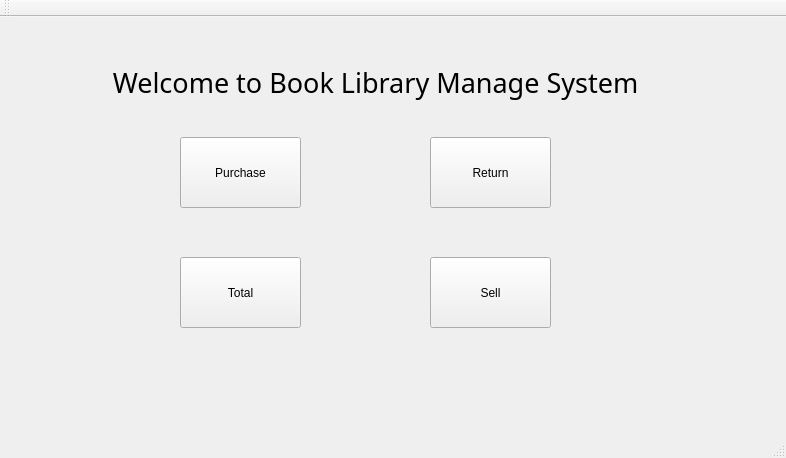
<?xml version="1.0" encoding="UTF-8"?>
<ui version="4.0">
 <class>MainWindow</class>
 <widget class="QMainWindow" name="MainWindow">
  <property name="geometry">
   <rect>
    <x>0</x>
    <y>0</y>
    <width>786</width>
    <height>458</height>
   </rect>
  </property>
  <property name="windowTitle">
   <string>MainWindow</string>
  </property>
  <widget class="QWidget" name="centralWidget">
   <widget class="QPushButton" name="purchase_button">
    <property name="geometry">
     <rect>
      <x>180</x>
      <y>120</y>
      <width>121</width>
      <height>71</height>
     </rect>
    </property>
    <property name="text">
     <string>Purchase</string>
    </property>
   </widget>
   <widget class="QPushButton" name="return_button">
    <property name="geometry">
     <rect>
      <x>430</x>
      <y>120</y>
      <width>121</width>
      <height>71</height>
     </rect>
    </property>
    <property name="text">
     <string>Return</string>
    </property>
   </widget>
   <widget class="QPushButton" name="total_button">
    <property name="geometry">
     <rect>
      <x>180</x>
      <y>240</y>
      <width>121</width>
      <height>71</height>
     </rect>
    </property>
    <property name="text">
     <string>Total</string>
    </property>
   </widget>
   <widget class="QPushButton" name="sale_button">
    <property name="geometry">
     <rect>
      <x>430</x>
      <y>240</y>
      <width>121</width>
      <height>71</height>
     </rect>
    </property>
    <property name="text">
     <string>Sell</string>
    </property>
   </widget>
   <widget class="QLabel" name="label">
    <property name="geometry">
     <rect>
      <x>10</x>
      <y>10</y>
      <width>731</width>
      <height>111</height>
     </rect>
    </property>
    <property name="font">
     <font>
      <family>Adobe Arabic</family>
      <pointsize>20</pointsize>
     </font>
    </property>
    <property name="text">
     <string>Welcome to Book Library Manage System</string>
    </property>
    <property name="alignment">
     <set>Qt::AlignCenter</set>
    </property>
   </widget>
  </widget>
  <widget class="QMenuBar" name="menuBar">
   <property name="geometry">
    <rect>
     <x>0</x>
     <y>0</y>
     <width>786</width>
     <height>21</height>
    </rect>
   </property>
  </widget>
  <widget class="QToolBar" name="mainToolBar">
   <attribute name="toolBarArea">
    <enum>TopToolBarArea</enum>
   </attribute>
   <attribute name="toolBarBreak">
    <bool>false</bool>
   </attribute>
  </widget>
  <widget class="QStatusBar" name="statusBar"/>
 </widget>
 <layoutdefault spacing="6" margin="11"/>
 <resources/>
 <connections/>
 <slots>
  <slot>click()</slot>
 </slots>
</ui>
